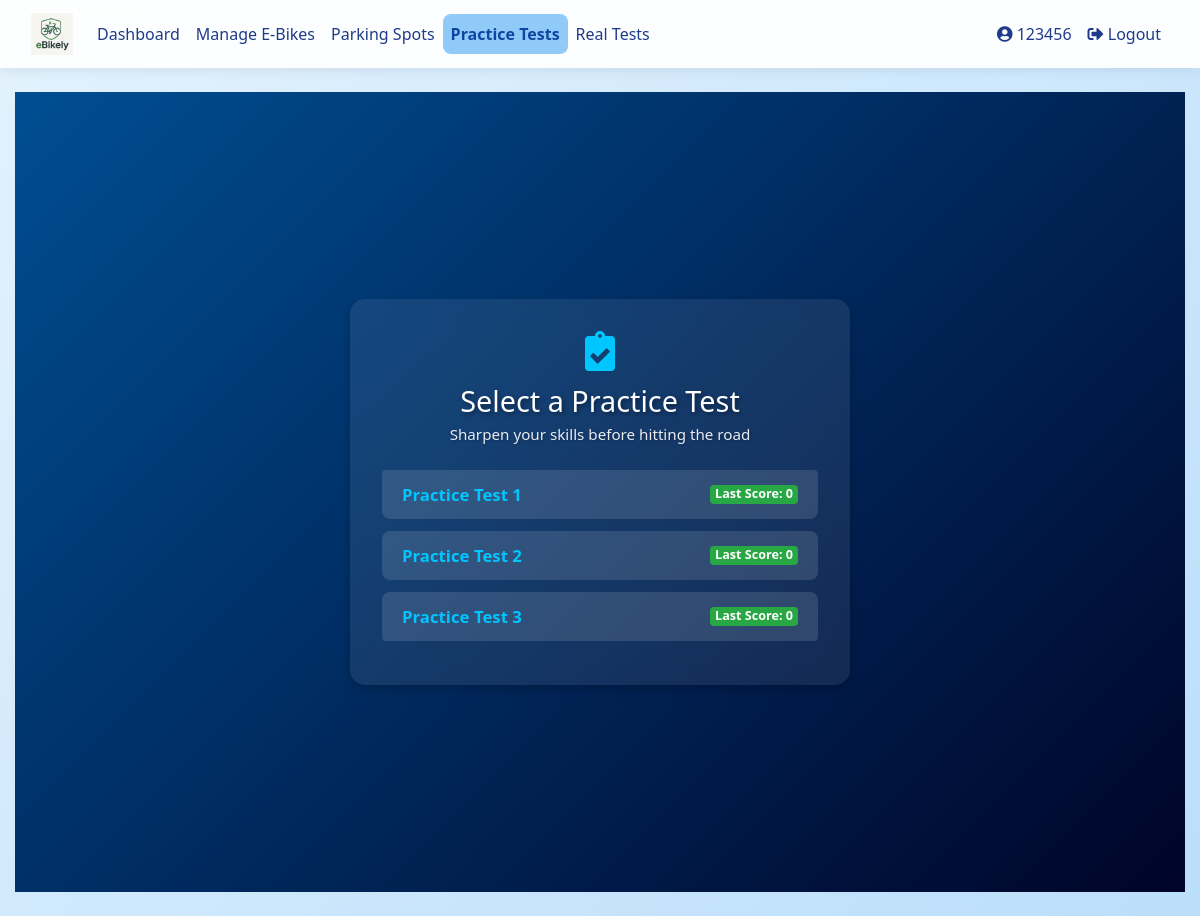
Screenshot of /practice (signed in) with the database file from the repository.
### database_setup.py (models this page shows)
class User(Base, UserMixin):
    __tablename__ = 'users'
    id = Column(Integer, primary_key=True)
    username = Column(String(150), unique=True, nullable=False)
    email = Column(String(150), nullable=True)
    password = Column(String(150), nullable=False)
    ebikes = relationship('EBike', back_populates='owner', cascade="all, delete-orphan")
    practice_tests = relationship('PracticeTest', back_populates='user', cascade="all, delete-orphan")
    real_tests = relationship('RealTest', back_populates='user', cascade="all, delete-orphan")
    practice_attempts = relationship("PracticeAttempt", back_populates="user", cascade="all, delete-orphan")
    parking_spot = relationship("ParkingSpot", back_populates="reserved_user", uselist=False)
    role = Column(String(10))  # 'student' or 'teacher'
    department = Column(String(150))  # for teachers
    year = Column(Integer)  # for students
    house = Column(String(50))  # for students

class PracticeTest(Base):
    __tablename__ = 'practice_tests'
    id = Column(Integer, primary_key=True)
    name = Column(String(100), nullable=False)
    user_id = Column(Integer, ForeignKey('users.id'))  # <-- This line fixes the problem
    user = relationship('User', back_populates='practice_tests')  # <-- Define this side of the relationship
    questions = relationship('PracticeQuestion', back_populates='test', cascade="all, delete-orphan")

class PracticeAttempt(Base):
    __tablename__ = 'practice_attempts'
    id = Column(Integer, primary_key=True)
    user_id = Column(Integer, ForeignKey('users.id'), nullable=False)
    test_id = Column(Integer, ForeignKey('practice_tests.id'), nullable=False)
    score = Column(Integer, nullable=False)
    attempt_date = Column(DateTime, default=datetime.utcnow)
    user = relationship('User', back_populates='practice_attempts')

### app.py (the view)
@app.route('/practice', methods=['GET'])
@login_required
def practice_selection():
    session = SessionLocal()
    user = session.query(User).filter_by(id=current_user.id).first()
    tests = session.query(PracticeTest).all()
    attempts = {attempt.test_id: attempt for attempt in user.practice_attempts}
    session.close()
    return render_template('practice_selection.html', tests=tests, attempts=attempts)

### app.py (called while the page is built)
@login_manager.user_loader
def load_user(user_id):
    session = SessionLocal()
    user = session.query(User).get(int(user_id))
    session.close()
    return user

### templates/practice_selection.html (shortened to what this page needs)
{% extends "base.html" %}
{% block content %}
<div class="auth-container fade-in">
  <div class="auth-card slide-up">
    <div class="auth-header">
      <i class="fas fa-clipboard-check auth-icon"></i>
      <h1>Select a Practice Test</h1>
      <p class="subtitle">Sharpen your skills before hitting the road</p>
    </div>
    <ul class="list-group">
      {% for test in tests %}
      <li class="list-group-item d-flex justify-content-between align-items-center">
        <a href="{{ url_for('practice_quiz', test_id=test.id) }}" class="test-link">{{ test.name }}</a>
        {% if test.id in attempts %}
        <span class="badge bg-success">Last Score: {{ attempts[test.id].score }}</span>
        {% endif %}
      </li>
      {% endfor %}
    </ul>
  </div>
</div>
<link rel="stylesheet" href="https://cdnjs.cloudflare.com/ajax/libs/font-awesome/5.15.4/css/all.min.css">
{% endblock %}

### templates/base.html (shortened to what this page needs)
<!DOCTYPE html>
<html lang="en">
<head>
  <link rel="stylesheet" href="https://stackpath.bootstrapcdn.com/bootstrap/4.5.2/css/bootstrap.min.css">
  <link rel="stylesheet" href="{{ url_for('static', filename='styles.css') }}">
  <link href="https://cdnjs.cloudflare.com/ajax/libs/font-awesome/5.15.4/css/all.min.css" rel="stylesheet">
</head>
<body>
  <nav class="navbar navbar-expand-lg navbar-light">
    <div class="container-fluid">
      <a class="navbar-brand" href="{{ url_for('dashboard') }}">
        <img src="{{ url_for('static', filename='images/logo.png') }}" alt="E-Bike Manager Logo">
      </a>
      <div class="collapse navbar-collapse justify-content-between" id="navbarNav">
        <ul class="navbar-nav">
          {% if current_user.is_authenticated %}
            <li class="nav-item"><a class="nav-link {% if request.endpoint == 'dashboard' %}active{% endif %}" href="{{ url_for('dashboard') }}">Dashboard</a></li>
            <li class="nav-item"><a class="nav-link {% if request.endpoint == 'ebike_management' %}active{% endif %}" href="{{ url_for('ebike_management') }}">Manage E-Bikes</a></li>
            <li class="nav-item"><a class="nav-link {% if request.endpoint == 'parking_spots' %}active{% endif %}" href="{{ url_for('parking_spots') }}">Parking Spots</a></li>
            <li class="nav-item"><a class="nav-link {% if request.endpoint == 'practice_selection' %}active{% endif %}" href="{{ url_for('practice_selection') }}">Practice Tests</a></li>
            <li class="nav-item"><a class="nav-link {% if request.endpoint == 'real_tests' %}active{% endif %}" href="{{ url_for('real_tests') }}">Real Tests</a></li>
          {% endif %}
        </ul>
        <ul class="navbar-nav">
          {% if current_user.is_authenticated %}
            <li class="nav-item"><a class="nav-link {% if request.endpoint == 'user_profile' %}active{% endif %}" href="{{ url_for('user_profile') }}"><i class="fas fa-user-circle"></i> {{ current_user.username }}</a></li>
            <li class="nav-item"><a class="nav-link" href="{{ url_for('logout') }}"><i class="fas fa-sign-out-alt"></i> Logout</a></li>
          {% else %}
            <li class="nav-item"><a class="nav-link" href="{{ url_for('login') }}"><i class="fas fa-sign-in-alt"></i> Login</a></li>
            <li class="nav-item"><a class="nav-link" href="{{ url_for('register') }}"><i class="fas fa-user-plus"></i> Register</a></li>
          {% endif %}
        </ul>
      </div>
    </div>
  </nav>
  <div class="container my-4">
    {% block content %}{% endblock %}
  </div>
</body>
</html>

### templates/base.html (style rules this page uses)
body { min-height: 100vh; margin: 0; font-family: 'Segoe UI', sans-serif; background: linear-gradient(135deg, #e3f2fd 0%, #bbdefb 100%); color: #212529; }
.navbar { background-color: #ffffffee; backdrop-filter: blur(6px); box-shadow: 0 4px 10px rgba(0, 0, 0, 0.06); }
.navbar-brand img { height: 42px; }
.nav-link { color: #1e3a8a !important; font-weight: 500; transition: background 0.3s ease; border-radius: 0.5rem; padding: 0.5rem 0.8rem; }
.nav-link.active { background-color: #90caf9; color: #0d47a1 !important; font-weight: bold; }
.container, .container-fluid { max-width: 1200px; }
.card, .auth-card { background: #ffffff; border-radius: 1rem; box-shadow: 0 4px 12px rgba(0, 0, 0, 0.08); transition: transform 0.2s ease; }

### templates/practice_selection.html (style rules this page uses)
.auth-container { min-height: 100vh; padding: 2rem; background: linear-gradient(135deg, #004e92 0%, #000428 100%); display: flex; align-items: center; justify-content: center; }
.auth-card { background: rgba(255, 255, 255, 0.08); backdrop-filter: blur(10px); padding: 2rem; border-radius: 15px; width: 100%; max-width: 500px; box-shadow: 0 4px 10px rgba(0, 0, 0, 0.2); }
.auth-header { text-align: center; margin-bottom: 1.5rem; color: white; }
.auth-icon { font-size: 2.5rem; margin-bottom: 0.8rem; color: #00c6ff; }
.auth-header h1 { font-size: 1.8rem; margin-bottom: 0.3rem; text-shadow: 2px 2px 4px rgba(0, 0, 0, 0.4); }
.subtitle { font-size: 0.95rem; opacity: 0.9; text-shadow: 1px 1px 3px rgba(0, 0, 0, 0.3); }
.list-group { background: transparent; }
.list-group-item { background: rgba(255, 255, 255, 0.12); border: none; margin-bottom: 12px; font-size: 1.05rem; color: #fff; border-radius: 8px; display: flex; justify-content: space-between; align-items: center; }
.test-link { color: #00c6ff; font-weight: bold; text-decoration: none; }
.badge { background-color: #00c6ff; font-weight: bold; }
.bg-success { background-color: #28a745 !important; }
.fade-in { animation: fadeIn 0.8s ease forwards; }
.slide-up { animation: slideUp 0.5s ease forwards; }

### rows the page displays
User: username "123456"
PracticeTest: name "Practice Test 1"
PracticeAttempt: score "0"
PracticeTest: name "Practice Test 2"
PracticeAttempt: score "0"
PracticeTest: name "Practice Test 3"
PracticeAttempt: score "0"
